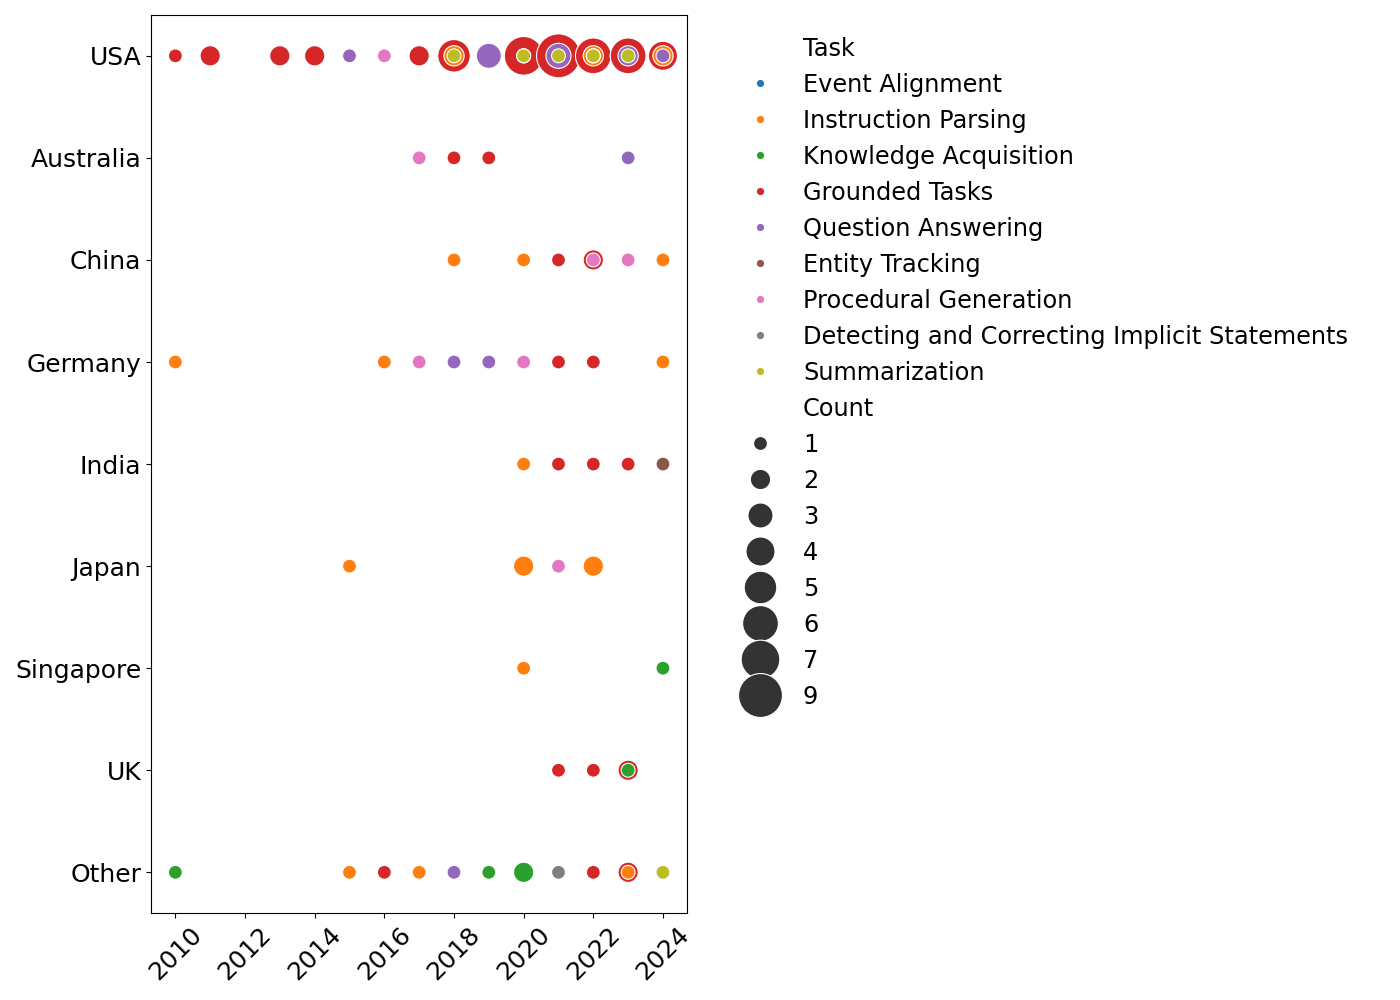

Write Python code to recreate this figure.
#This file generates fig5.b: Papers from each country Per Task Distribution over Time
import pandas as pd
import numpy as np
import matplotlib.pyplot as plt
import seaborn as sns

# Load the data from the TSV file
df = pd.read_csv('data.tsv', sep='\t')

# Filter rows to include only years from 2010 onwards
df = df[df['year'] >= 2010]

# Extracting all tag columns dynamically
tag_columns = [col for col in df.columns if col.startswith('tag')]

# Update city-to-country mapping with the newly identified cities
city_to_country = {
    'Seattle': 'USA',
    'Philadelphia': 'USA',
    'Saarbrucken': 'Germany',
    'Beijing': 'China',
    'Cambridge Massachusetts': 'USA',
    'Stanford': 'USA',
    'Champaign': 'USA',
    'Baltimore': 'USA',
    'Pittsburgh': 'USA',
    'Tokyo': 'Japan',
    'New Delhi': 'India',
    'New York City': 'USA',
    'Mountain View': 'USA',
    'Yorktown Heights': 'USA',
    'Shanghai': 'China',
    'Santa Barbara': 'USA',
    'Singapore': 'Singapore',
    'Kyoto': 'Japan',
    'Menlo Park': 'USA',
    'San Francisco': 'USA',
    'Ghent': 'Belgium',
    'Los Angeles': 'USA',
    'Kharagpur': 'India',
    'Chicago': 'USA',
    'Stuttgart': 'Germany',
    'London': 'UK',
    'Boston': 'USA',
    'Edinburgh': 'UK',
    'Austin': 'USA',
    'Princeton': 'USA',
    'Amherst': 'USA',
    'Ithaca': 'USA',
    'Guangzhou': 'China',
    'Atlanta': 'USA',
    'Hong Kong': 'Hong Kong',
    'Tempe': 'USA',
    'Melbourne': 'Australia',
    'Pennsylvania': 'USA',
    'Hanoi': 'Vietnam',
    'Toronto': 'Canada',
    'Bandung': 'Indonesia',
    'Harbin': 'China',
    'Brescia': 'Italy',
    'Waltham': 'USA',
    'Sankt Augustin': 'Germany',
    'Raleigh': 'USA',
    'Columbus': 'USA',
    'California': 'USA',
    'Boulder': 'USA',
    'Verona': 'Italy',
    'Irvine': 'USA',
    'Liverpool': 'UK',
    'Munich': 'Germany',
    'Kanpur': 'India',
    'San Diego': 'USA',
    'Ramat Gan': 'Israel',
    'Chapel Hill': 'USA',
    'Daejeon': 'South Korea',
    'Providence': 'USA',
    'Abu Dhabi': 'UAE',
    'Istanbul': 'Turkey',
    'Sydney': 'Australia',
    'Porto': 'Portugal',
    'West Lafayette': 'USA',
    'Canberra': 'Australia',
    'Ankara': 'Turkey',
    'New York': 'USA',
    'Adelaide': 'Australia',
    'Valencia': 'Spain',
    'Delft': 'Netherlands',
    'Porto Alegre': 'Brazil',
    'Yokohama': 'Japan',
    'Potsdam': 'Germany',
    'Palo Alto': 'USA',
    'Bochum': 'Germany',
    'Sunnyvale': 'USA',
    'Ann Arbor': 'USA',
    'Freiburg im Breisgau': 'Germany',
    'Montreal': 'Canada'
}

# Task vs. Year and Country (Bubble Chart)
task_country_year = pd.DataFrame(columns=['Year', 'Country', 'Task', 'Count'])

# Populate the task_country_year DataFrame
rows = []
for _, row in df.iterrows():
    row_year = round(row['year'])  # Round the year to integer
    row_country = city_to_country.get(row[tag_columns[0]].split(':')[1], 'Unknown')
    row_tasks = [item.split(':')[1] for item in row[tag_columns].dropna() if 'TASK' in item]
    
    # Merge tasks that start with 'Grounded'
    merged_tasks = []
    for task in row_tasks:
        if task.startswith('Grounded'):
            merged_tasks.append('Grounded Tasks')
        else:
            merged_tasks.append(task)
    
    for task in set(merged_tasks):  # Ensure no duplicate task entries per row
        rows.append({'Year': row_year, 'Country': row_country, 'Task': task, 'Count': 1})

task_country_year = pd.concat([task_country_year, pd.DataFrame(rows)], ignore_index=True)

# Count overall publications per country
country_counts = task_country_year.groupby('Country')['Count'].sum().reset_index()

# Filter out countries with less than 3 publications
filtered_countries = country_counts[country_counts['Count'] >= 3]['Country']
task_country_year['Country'] = task_country_year['Country'].apply(lambda x: x if x in filtered_countries.values else 'Other')

# Recalculate the counts after filtering
task_country_year_grouped = task_country_year.groupby(['Year', 'Country', 'Task']).count().reset_index()

# Reorder the 'Country' category with 'USA' at the top and 'Other' at the bottom
ordered_countries = ['USA'] + [c for c in filtered_countries.values if c != 'USA'] + ['Other']
task_country_year_grouped['Country'] = pd.Categorical(
    task_country_year_grouped['Country'],
    categories=ordered_countries,
    ordered=True
)

plt.figure(figsize=(14, 10))

sns.scatterplot(data=task_country_year_grouped, x='Year', y='Country', size='Count', hue='Task', sizes=(100, 1000), legend='full', palette='tab10')

# Adjust legend
plt.legend(title=None, bbox_to_anchor=(1.05, 1), loc='upper left', fontsize='xx-large', frameon=False)

plt.xlabel('')
plt.ylabel('')
plt.xticks(fontsize=18, rotation=45)
plt.yticks(fontsize=18)
plt.tight_layout()
plt.savefig('task_year_country.png')
plt.show()
